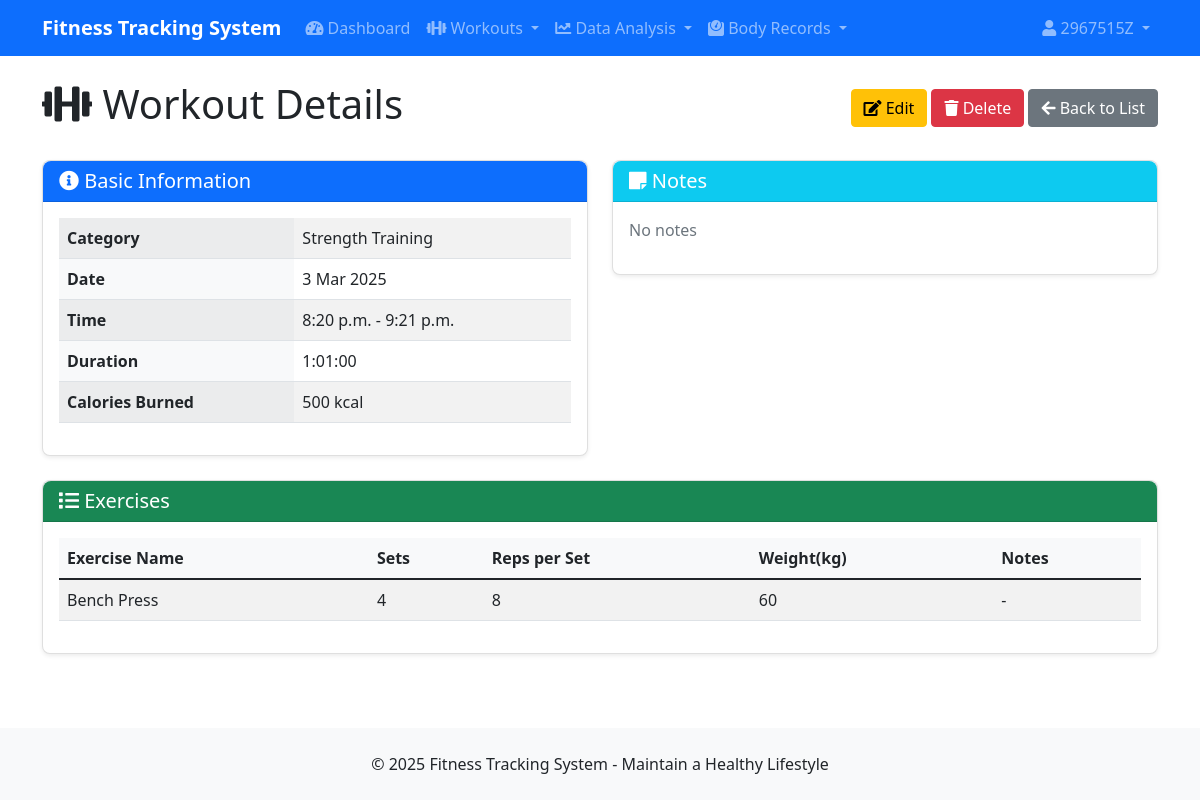
The page /workouts/2/ (signed in) on the database its author committed.
### users/models.py (models this page shows, shortened)
class CustomUser(AbstractUser):
    GENDER_CHOICES = (
        ('M', 'Male'),
        ('F', 'Female'),
        ('O', 'Other'),
    )
    gender = models.CharField(_('Gender'), max_length=1, choices=GENDER_CHOICES, blank=True)
    birth_date = models.DateField(_('Birth Date'), null=True, blank=True)
    height = models.FloatField(_('Height(cm)'), null=True, blank=True)
    weight = models.FloatField(_('Weight(kg)'), null=True, blank=True)
    profile_picture = models.ImageField(_('Profile Picture'), upload_to='profile_pics', blank=True)
    bio = models.TextField(_('Bio'), blank=True)
    target_weight = models.FloatField(_('target_weight(kg)'), null=True, blank=True)
    class Meta:
        verbose_name = _('User')
        verbose_name_plural = _('User')

### workouts/models.py (models this page shows, shortened)
class Workout(models.Model):
    user = models.ForeignKey(CustomUser, on_delete=models.CASCADE, related_name='workouts')
    category = models.ForeignKey(WorkoutCategory, on_delete=models.CASCADE, related_name='workouts')
    plan = models.ForeignKey(WorkoutPlan, on_delete=models.SET_NULL, related_name='workouts', null=True, blank=True)
    date = models.DateField(_('Date'))
    start_time = models.TimeField(_('Start Time'))
    end_time = models.TimeField(_('End Time'))
    duration = models.DurationField(_('Duration'), blank=True, null=True)
    calories_burned = models.IntegerField(_('Calories Burned'), blank=True, null=True)
    notes = models.TextField(_('Notes'), blank=True)
    class Meta:
        verbose_name = _('Workout Record')
        verbose_name_plural = _('Workout Record')
        ordering = ['-date', '-start_time']

class WorkoutCategory(models.Model):
    name = models.CharField(_('Category name'), max_length=100)
    description = models.TextField(_('Description'), blank=True)
    class Meta:
        verbose_name = _('Fitness category')
        verbose_name_plural = _('Fitness category')

class WorkoutExercise(models.Model):
    workout = models.ForeignKey(Workout, on_delete=models.CASCADE, related_name='exercises')
    exercise = models.ForeignKey(Exercise, on_delete=models.CASCADE)
    sets = models.IntegerField(_('Sets'))
    reps = models.CharField(_('Reps Per Set'), max_length=50)  # Different reps for different sets, e.g. "12,10,8"
    weight = models.CharField(_('Weight(kg)'), max_length=50, blank=True)  # Same as above, e.g. "20,25,30"
    notes = models.TextField(_('Notes'), blank=True)
    class Meta:
        verbose_name = _('Exercise Record')
        verbose_name_plural = _('Exercise Record')

class Exercise(models.Model):
    name = models.CharField(_('Exercise Name'), max_length=100)
    category = models.ForeignKey(WorkoutCategory, on_delete=models.CASCADE, related_name='exercises')
    description = models.TextField(_('Description'), blank=True)
    class Meta:
        verbose_name = _('Exercise')
        verbose_name_plural = _('Exercise')

### workouts/views.py (the view)
# urls.py: path('<int:pk>/', views.WorkoutDetailView.as_view(), name='workout-detail'),
class WorkoutDetailView(LoginRequiredMixin, UserPassesTestMixin, DetailView):
    model = Workout
    template_name = 'workouts/workout_detail.html'
    def test_func(self):
        workout = self.get_object()
        return self.request.user == workout.user

### templates/workouts/workout_detail.html (shortened to what this page needs)
{% extends 'base.html' %}
{% block content %}
<div class="d-flex justify-content-between align-items-center mb-4">
    <h1><i class="fas fa-dumbbell"></i> Workout Details</h1>
    <div>
        <a href="{% url 'workout-update' workout.pk %}" class="btn btn-warning">
            <i class="fas fa-edit"></i> Edit
        </a>
        <a href="{% url 'workout-delete' workout.pk %}" class="btn btn-danger">
            <i class="fas fa-trash"></i> Delete
        </a>
        <a href="{% url 'workout-list' %}" class="btn btn-secondary">
            <i class="fas fa-arrow-left"></i> Back to List
        </a>
    </div>
</div>
<div class="row mb-4">
    <div class="col-md-6">
        <div class="card">
            <div class="card-header bg-primary text-white">
                <h5 class="card-title mb-0"><i class="fas fa-info-circle"></i> Basic Information</h5>
            </div>
            <div class="card-body">
                <table class="table table-striped">
                    <tbody>
                        <tr>
                            <th>Category</th>
                            <td>{{ workout.category.name }}</td>
                        </tr>
                        <tr>
                            <th>Date</th>
                            <td>{{ workout.date }}</td>
                        </tr>
                        <tr>
                            <th>Time</th>
                            <td>{{ workout.start_time }} - {{ workout.end_time }}</td>
                        </tr>
                        <tr>
                            <th>Duration</th>
                            <td>{{ workout.duration|default:'Unknown' }}</td>
                        </tr>
                        <tr>
                            <th>Calories Burned</th>
                            <td>{{ workout.calories_burned|default:'0' }} kcal</td>
                        </tr>
                    </tbody>
                </table>
            </div>
        </div>
    </div>
    <div class="col-md-6">
        <div class="card">
            <div class="card-header bg-info text-white">
                <h5 class="card-title mb-0"><i class="fas fa-sticky-note"></i> Notes</h5>
            </div>
            <div class="card-body">
                {% if workout.notes %}
                <p>{{ workout.notes|linebreaks }}</p>
                {% else %}
                <p class="text-muted">No notes</p>
                {% endif %}
            </div>
        </div>
    </div>
</div>
<div class="card">
    <div class="card-header bg-success text-white">
        <h5 class="card-title mb-0"><i class="fas fa-list"></i> Exercises</h5>
    </div>
    <div class="card-body">
        {% if workout.exercises.all %}
        <div class="table-responsive">
            <table class="table table-striped">
                <thead>
                    <tr>
                        <th>Exercise Name</th>
                        <th>Sets</th>
                        <th>Reps per Set</th>
                        <th>Weight(kg)</th>
                        <th>Notes</th>
                    </tr>
                </thead>
                <tbody>
                    {% for exercise in workout.exercises.all %}
                    <tr>
                        <td>{{ exercise.exercise.name }}</td>
                        <td>{{ exercise.sets }}</td>
                        <td>{{ exercise.reps }}</td>
                        <td>{{ exercise.weight|default:'-' }}</td>
                        <td>{{ exercise.notes|default:'-' }}</td>
                    </tr>
                    {% endfor %}
                </tbody>
            </table>
        </div>
        {% else %}
        <p class="text-center text-muted py-4">No exercises recorded</p>
        {% endif %}
    </div>
</div>
{% endblock %}

### templates/base.html (shortened to what this page needs)
<!DOCTYPE html>
<html lang="en">
<head>
    <link href="https://cdn.jsdelivr.net/npm/bootstrap@5.1.3/dist/css/bootstrap.min.css" rel="stylesheet">
    <link rel="stylesheet" href="https://cdnjs.cloudflare.com/ajax/libs/font-awesome/5.15.4/css/all.min.css">
    <link rel="stylesheet" href="https://cdnjs.cloudflare.com/ajax/libs/bootstrap-datepicker/1.9.0/css/bootstrap-datepicker.min.css">
    <link rel="stylesheet" href="/static/css/style.css">
</head>
<body>
    <nav class="navbar navbar-expand-lg navbar-dark bg-primary">
        <div class="container">
            <a class="navbar-brand" href="{% url 'dashboard' %}">Fitness Tracking System</a>
            <div class="collapse navbar-collapse" id="navbarNav">
                <ul class="navbar-nav me-auto">
                    {% if user.is_authenticated %}
                    <li class="nav-item">
                        <a class="nav-link" href="{% url 'dashboard' %}">
                            <i class="fas fa-tachometer-alt"></i> Dashboard
                        </a>
                    </li>
                    <li class="nav-item dropdown">
                        <a class="nav-link dropdown-toggle" href="#" id="workoutDropdown" role="button" data-bs-toggle="dropdown">
                            <i class="fas fa-dumbbell"></i> Workouts
                        </a>
                    </li>
                    <li class="nav-item dropdown">
                        <a class="nav-link dropdown-toggle" href="#" id="analysisDropdown" role="button" data-bs-toggle="dropdown">
                            <i class="fas fa-chart-line"></i> Data Analysis
                        </a>
                    </li>
                    <li class="nav-item dropdown">
                        <a class="nav-link dropdown-toggle" href="#" id="bodyDropdown" role="button" data-bs-toggle="dropdown">
                            <i class="fas fa-weight"></i> Body Records
                        </a>
                    </li>
                    {% endif %}
                </ul>
                <ul class="navbar-nav">
                    {% if user.is_authenticated %}
                    <li class="nav-item dropdown">
                        <a class="nav-link dropdown-toggle" href="#" id="userDropdown" role="button" data-bs-toggle="dropdown">
                            <i class="fas fa-user"></i> {{ user.username }}
                        </a>
                    </li>
                    {% endif %}
                </ul>
            </div>
        </div>
    </nav>
    <div class="container mt-4 mb-5">
        {% block content %}{% endblock %}
    </div>
    <footer class="bg-light py-4 mt-auto">
        <div class="container text-center">
            <p class="mb-0">&copy; 2025 Fitness Tracking System - Maintain a Healthy Lifestyle</p>
        </div>
    </footer>
</body>
</html>

### static/css/style.css (style rules this page uses)
body { display: flex; flex-direction: column; min-height: 100vh; }
.container { flex: 1; }
.navbar-brand { font-weight: bold; }
.card { box-shadow: 0 0.125rem 0.25rem rgba(0, 0, 0, 0.075); border-radius: 0.5rem; }
.card-header { border-top-left-radius: 0.5rem !important; border-top-right-radius: 0.5rem !important; }
.btn { border-radius: 0.25rem; }
.table th { background-color: #f8f9fa; }

### rows shown on the page
CustomUser: username "2967515Z"
Workout: category.name "Strength Training", date "3 Mar 2025", start_time "8:20 p.m.", end_time "9:21 p.m.", duration "1:01:00", calories_burned "500"
WorkoutExercise: exercise.name "Bench Press", sets "4", reps "8", weight "60", notes "-"
